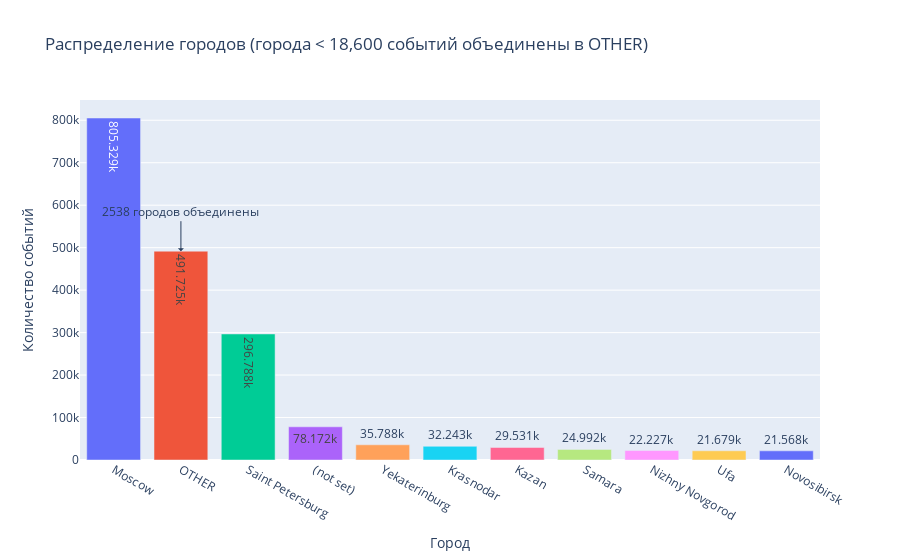

Write notebook code for a chart like this one.
### Markdown cell above
geo_city

### Code cell
# Рассчитываем порог (1% от общего количества событий)
threshold = len(ga_sessions_filled) * 0.01

# Создаем словарь для замены значений
value_counts = ga_sessions_filled["geo_city"].value_counts()
replace_dict = {
    category: "OTHER" for category in value_counts[value_counts < threshold].index
}

# Создаем новый столбец с объединенными категориями
ga_sessions_filled["geo_city_grouped"] = ga_sessions_filled["geo_city"].replace(
    replace_dict
)

# Строим интерактивную диаграмму
city_counts = ga_sessions_filled["geo_city_grouped"].value_counts().reset_index()
city_counts.columns = ["city", "count"]  # Переименовываем столбцы для ясности

# Строим интерактивную диаграмму
fig = px.bar(
    city_counts,
    x="city",  # Используем новое имя столбца
    y="count",
    labels={"city": "Город", "count": "Количество событий"},
    title=f"Распределение городов (города < {threshold:,.0f} событий объединены в OTHER)",
    text_auto=True,
    color="city",
    color_discrete_sequence=px.colors.qualitative.Plotly,
)

# Настраиваем отображение
fig.update_layout(
    xaxis_title="Город",
    yaxis_title="Количество событий",
    xaxis={"categoryorder": "total descending"},
    showlegend=False,
    hovermode="x",
)

# Добавляем подпись с количеством объединенных категорий
other_count = len(value_counts[value_counts < threshold])
fig.add_annotation(
    x="OTHER",
    y=city_counts.loc[city_counts["city"] == "OTHER", "count"].values[0],
    text=f"{other_count} городов объединены",
    showarrow=True,
    arrowhead=1,
    ax=0,
    ay=-40,
)

fig.show()

### Figure 1 — Plotly figure (JSON) as saved in the notebook; plotly's stock layout.template omitted (floating-point values rounded to 4 significant figures)
{"data": [{"alignmentgroup": "True", "hovertemplate": "Город=%{x}<br>Количество событий=%{y}<extra></extra>", "legendgroup": "Moscow", "marker": {"color": "#636EFA", "pattern": {"shape": ""}}, "name": "Moscow", "offsetgroup": "Moscow", "orientation": "v", "showlegend": true, "textposition": "auto", "texttemplate": "%{y}", "type": "bar", "x": ["Moscow"], "xaxis": "x", "y": [805329], "yaxis": "y"}, {"alignmentgroup": "True", "hovertemplate": "Город=%{x}<br>Количество событий=%{y}<extra></extra>", "legendgroup": "OTHER", "marker": {"color": "#EF553B", "pattern": {"shape": ""}}, "name": "OTHER", "offsetgroup": "OTHER", "orientation": "v", "showlegend": true, "textposition": "auto", "texttemplate": "%{y}", "type": "bar", "x": ["OTHER"], "xaxis": "x", "y": [491725], "yaxis": "y"}, {"alignmentgroup": "True", "hovertemplate": "Город=%{x}<br>Количество событий=%{y}<extra></extra>", "legendgroup": "Saint Petersburg", "marker": {"color": "#00CC96", "pattern": {"shape": ""}}, "name": "Saint Petersburg", "offsetgroup": "Saint Petersburg", "orientation": "v", "showlegend": true, "textposition": "auto", "texttemplate": "%{y}", "type": "bar", "x": ["Saint Petersburg"], "xaxis": "x", "y": [296788], "yaxis": "y"}, {"alignmentgroup": "True", "hovertemplate": "Город=%{x}<br>Количество событий=%{y}<extra></extra>", "legendgroup": "(not set)", "marker": {"color": "#AB63FA", "pattern": {"shape": ""}}, "name": "(not set)", "offsetgroup": "(not set)", "orientation": "v", "showlegend": true, "textposition": "auto", "texttemplate": "%{y}", "type": "bar", "x": ["(not set)"], "xaxis": "x", "y": [78172], "yaxis": "y"}, {"alignmentgroup": "True", "hovertemplate": "Город=%{x}<br>Количество событий=%{y}<extra></extra>", "legendgroup": "Yekaterinburg", "marker": {"color": "#FFA15A", "pattern": {"shape": ""}}, "name": "Yekaterinburg", "offsetgroup": "Yekaterinburg", "orientation": "v", "showlegend": true, "textposition": "auto", "texttemplate": "%{y}", "type": "bar", "x": ["Yekaterinburg"], "xaxis": "x", "y": [35788], "yaxis": "y"}, {"alignmentgroup": "True", "hovertemplate": "Город=%{x}<br>Количество событий=%{y}<extra></extra>", "legendgroup": "Krasnodar", "marker": {"color": "#19D3F3", "pattern": {"shape": ""}}, "name": "Krasnodar", "offsetgroup": "Krasnodar", "orientation": "v", "showlegend": true, "textposition": "auto", "texttemplate": "%{y}", "type": "bar", "x": ["Krasnodar"], "xaxis": "x", "y": [32243], "yaxis": "y"}, {"alignmentgroup": "True", "hovertemplate": "Город=%{x}<br>Количество событий=%{y}<extra></extra>", "legendgroup": "Kazan", "marker": {"color": "#FF6692", "pattern": {"shape": ""}}, "name": "Kazan", "offsetgroup": "Kazan", "orientation": "v", "showlegend": true, "textposition": "auto", "texttemplate": "%{y}", "type": "bar", "x": ["Kazan"], "xaxis": "x", "y": [29531], "yaxis": "y"}, {"alignmentgroup": "True", "hovertemplate": "Город=%{x}<br>Количество событий=%{y}<extra></extra>", "legendgroup": "Samara", "marker": {"color": "#B6E880", "pattern": {"shape": ""}}, "name": "Samara", "offsetgroup": "Samara", "orientation": "v", "showlegend": true, "textposition": "auto", "texttemplate": "%{y}", "type": "bar", "x": ["Samara"], "xaxis": "x", "y": [24992], "yaxis": "y"}, {"alignmentgroup": "True", "hovertemplate": "Город=%{x}<br>Количество событий=%{y}<extra></extra>", "legendgroup": "Nizhny Novgorod", "marker": {"color": "#FF97FF", "pattern": {"shape": ""}}, "name": "Nizhny Novgorod", "offsetgroup": "Nizhny Novgorod", "orientation": "v", "showlegend": true, "textposition": "auto", "texttemplate": "%{y}", "type": "bar", "x": ["Nizhny Novgorod"], "xaxis": "x", "y": [22227], "yaxis": "y"}, {"alignmentgroup": "True", "hovertemplate": "Город=%{x}<br>Количество событий=%{y}<extra></extra>", "legendgroup": "Ufa", "marker": {"color": "#FECB52", "pattern": {"shape": ""}}, "name": "Ufa", "offsetgroup": "Ufa", "orientation": "v", "showlegend": true, "textposition": "auto", "texttemplate": "%{y}", "type": "bar", "x": ["Ufa"], "xaxis": "x", "y": [21679], "yaxis": "y"}, {"alignmentgroup": "True", "hovertemplate": "Город=%{x}<br>Количество событий=%{y}<extra></extra>", "legendgroup": "Novosibirsk", "marker": {"color": "#636EFA", "pattern": {"shape": ""}}, "name": "Novosibirsk", "offsetgroup": "Novosibirsk", "orientation": "v", "showlegend": true, "textposition": "auto", "texttemplate": "%{y}", "type": "bar", "x": ["Novosibirsk"], "xaxis": "x", "y": [21568], "yaxis": "y"}], "layout": {"annotations": [{"arrowhead": 1, "ax": 0, "ay": -40, "showarrow": true, "text": "2538 городов объединены", "x": "OTHER", "y": 491725}], "barmode": "relative", "hovermode": "x", "legend": {"title": {"text": "Город"}, "tracegroupgap": 0}, "showlegend": false, "title": {"text": "Распределение городов (города < 18,600 событий объединены в OTHER)"}, "xaxis": {"anchor": "y", "categoryarray": ["Moscow", "OTHER", "Saint Petersburg", "(not set)", "Yekaterinburg", "Krasnodar", "Kazan", "Samara", "Nizhny Novgorod", "Ufa", "Novosibirsk"], "categoryorder": "total descending", "domain": [0, 1], "title": {"text": "Город"}}, "yaxis": {"anchor": "x", "domain": [0, 1], "title": {"text": "Количество событий"}}}}
